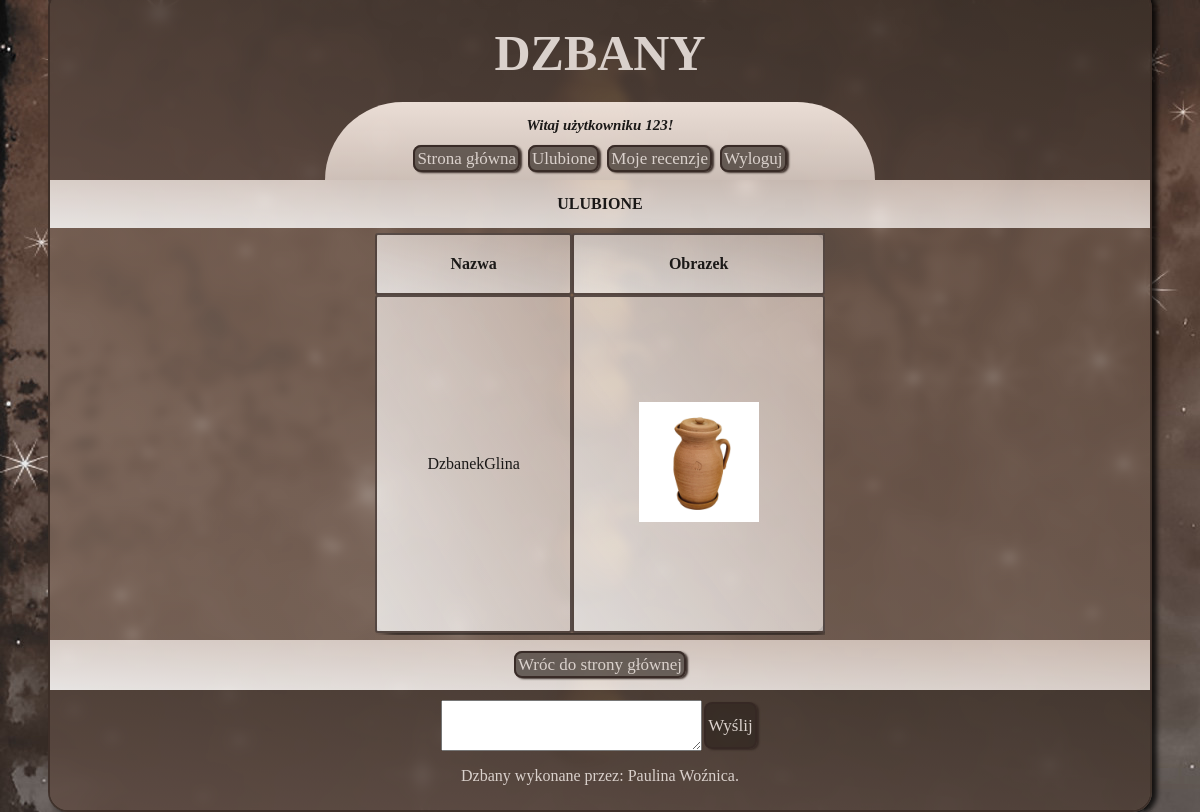
Screenshot of /favourites.php (signed in) with the database file from the repository.
### tables this page shows
CREATE TABLE `dzbany` (
  `id` int(10) UNSIGNED NOT NULL,
  `idKategorii` int(10) UNSIGNED NOT NULL,
  `nazwa` varchar(50) NOT NULL,
  `obrazek` varchar(50) NOT NULL,
  `opis` text NOT NULL,
  `pojemnosc` int(11) NOT NULL,
  `wysokosc` int(11) NOT NULL
);

### favourites.php (the view, shortened to what this page needs)
<!DOCTYPE html>
<html lang="pl">
<head>
    <link rel="stylesheet" href="style.css">
</head>
<body>
    <img src="tlo1.png" class="tlo_img">
    <img src="tlo1.png" class="tlo_img2">
    <img src="tlo1.png" class="tlo_img3">
    <img src="tlo1.png" class="tlo_img4">
    <img src="tlo1.png" class="tlo_img5">
    <div class="glowny">
    <header>
        <h1>DZBANY</h1>
        <?php include("powitanie.php");?>
        </div>
    </header>
    <article>
        <h4 class="dolny_pasek">ULUBIONE</h4>
        <div class="tabela_ulubione">
        <div class="scroll">
        <?php
            $idUzytkownika = $_SESSION["id"];
            $sql = "SELECT d.id, d.nazwa, d.obrazek FROM dzbany d, ulubione u WHERE u.idDzbana = d.id
            AND idUzytkownika = $idUzytkownika";
            $result = $conn->query($sql);
            if($result->num_rows > 0){
                echo "<table>";
                echo "<tr><th>Nazwa</th><th>Obrazek</th></tr>";
                while($row = $result->fetch_object()){
                    echo "<tr><td>{$row->nazwa}</td><td><a href='details.php?id={$row->id}'><img src='obrazki/{$row->obrazek}'></a></td></tr>";
                }
                echo "</table>";
            }else{
                echo "Nie masz takich dzbanów w swojej kolekcji";
            }
        ?>
        </div>
        </div>
        <div class="dolny_pasek">
                <a href="index.php" class='przyciski'>Wróc do strony głównej</a>
        </div>
    </article>
    <footer>
        <?php include("stopka.php"); ?>
    </footer>
    </div>
</body>
</html>

### style.css (style rules this page uses)
html { height: 100%; }
body { background: linear-gradient(to right top, #ede3d7,#79675c); background-image: url(tlo.jpg); height: 100%; margin: 0px; display: flex; justify-content: center; align-items: center; overflow: hidden; }
.glowny { width: 1100px; height: 820px; background: linear-gradient(to right top, #887164c7,#614d41bd); overflow: auto; padding: 0px; border: #362924da 2px solid; border-radius: 20px; box-shadow: 5px 2px 5px #000000c9; display: flex; flex-direction: column; align-items: stretch; backdrop-filter: blur(5px); font-family: Georgia, 'Times New Roman', Times, serif; color: #1a1817;; }
.tlo_img { position: absolute; top:5%; animation: lataniewprawo 30s infinite linear; }
.tlo_img2 { position: absolute; top:60%; animation: lataniewprawo 15s infinite linear ; }
.tlo_img3 { position: absolute; top:30%; animation: lataniewprawo 20s infinite linear; }
.tlo_img4 { position: absolute; size: 400px; top:15%; animation: lataniewlewo 30s infinite linear; }
.tlo_img5 { position: absolute; top:40%; animation: lataniewlewo 15s infinite linear; }
img { height: 120px; }
header,footer { background: linear-gradient(to right top, #4e3d379f,#2e251fa9); padding: 10px; text-align: center; color: #dad1cc; padding-bottom: 0px; display: flex; flex-direction: column; align-items: center; }
header { height: 200px; justify-content: flex-end; }
footer { height: 100px; padding-bottom: 10px; }
h1 { font-size: 50px; margin: 20px; }
article { display: flex; flex-direction: column; }
.przyciski { text-decoration: none; background-color: #2e251fa9; color: #dad1cc; border: #362924f1 2px solid; padding: 2px; font-size: 17px; font-family: Georgia, 'Times New Roman', Times, serif; box-shadow: 2px 1px 2px #362924f1; margin: 2px; border-radius: 8px; }
.dolny_pasek { background: linear-gradient(to right top, #ffffffd3,#f7e7dea9); margin: 0px; padding: 15px; text-align: center; }
.tabela, .tabela_ulubione { height: 363px; display: flex; align-items: center; justify-content: center; padding: 5px; }
.tabela_ulubione { height: 402px; margin-top: 0px; }
.scroll { height: 100%; overflow-y: auto; overflow-x:hidden; }
table { height: 400px; text-align: center; width: 450px; border-spacing: 0; box-shadow: 5px 2px 10px #000000c9; border-radius: 15px; }
td,th { border: #362924cc 2px solid; margin: 0px; background: linear-gradient(to right top, #ffffffc4,#f7e7de98); border-radius: 3px; color: #1b1918; }

### rows the page displays
dzbany: nazwa "DzbanekGlina", obrazek (picture)

### other values shown
$_SESSION["login"] "123"
